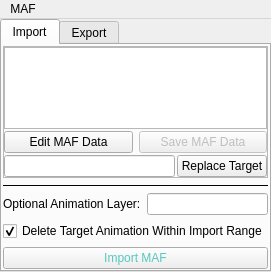
<?xml version="1.0" encoding="UTF-8"?>
<ui version="4.0">
 <class>MAF_Tools</class>
 <widget class="QMainWindow" name="MAF_Tools">
  <property name="geometry">
   <rect>
    <x>0</x>
    <y>0</y>
    <width>250</width>
    <height>272</height>
   </rect>
  </property>
  <property name="focusPolicy">
   <enum>Qt::StrongFocus</enum>
  </property>
  <property name="windowTitle">
   <string>MainWindow</string>
  </property>
  <property name="styleSheet">
   <string notr="true"/>
  </property>
  <widget class="QWidget" name="centralwidget">
   <property name="focusPolicy">
    <enum>Qt::StrongFocus</enum>
   </property>
   <layout class="QGridLayout" name="gridLayout">
    <property name="margin">
     <number>0</number>
    </property>
    <item row="0" column="0">
     <widget class="QTabWidget" name="tabWidget">
      <property name="currentIndex">
       <number>0</number>
      </property>
      <widget class="QWidget" name="importTab">
       <attribute name="title">
        <string>Import</string>
       </attribute>
       <layout class="QGridLayout" name="gridLayout_5">
        <property name="margin">
         <number>1</number>
        </property>
        <item row="0" column="0">
         <layout class="QGridLayout" name="gridLayout_2">
          <property name="spacing">
           <number>6</number>
          </property>
          <item row="2" column="0">
           <layout class="QHBoxLayout" name="horizontalLayout_2">
            <item>
             <widget class="QLabel" name="label">
              <property name="enabled">
               <bool>true</bool>
              </property>
              <property name="text">
               <string>Optional Animation Layer:</string>
              </property>
             </widget>
            </item>
            <item>
             <widget class="QLineEdit" name="targetAnimLayer_lineEdit">
              <property name="enabled">
               <bool>true</bool>
              </property>
             </widget>
            </item>
           </layout>
          </item>
          <item row="3" column="0">
           <widget class="QCheckBox" name="deleteAnim_checkBox">
            <property name="enabled">
             <bool>true</bool>
            </property>
            <property name="text">
             <string>Delete Target Animation Within Import Range</string>
            </property>
            <property name="checked">
             <bool>true</bool>
            </property>
           </widget>
          </item>
          <item row="4" column="0">
           <widget class="QPushButton" name="importAnim_pushButton">
            <property name="sizePolicy">
             <sizepolicy hsizetype="MinimumExpanding" vsizetype="Fixed">
              <horstretch>0</horstretch>
              <verstretch>0</verstretch>
             </sizepolicy>
            </property>
            <property name="styleSheet">
             <string notr="true">QPushButton { color: rgb(85,200,190);}

QPushButton:pressed {background-color: rgb(45,70,80);}</string>
            </property>
            <property name="text">
             <string>Import MAF</string>
            </property>
           </widget>
          </item>
          <item row="1" column="0">
           <widget class="Line" name="line">
            <property name="sizePolicy">
             <sizepolicy hsizetype="Expanding" vsizetype="Fixed">
              <horstretch>0</horstretch>
              <verstretch>0</verstretch>
             </sizepolicy>
            </property>
            <property name="frameShadow">
             <enum>QFrame::Plain</enum>
            </property>
            <property name="orientation">
             <enum>Qt::Horizontal</enum>
            </property>
           </widget>
          </item>
          <item row="0" column="0">
           <widget class="QFrame" name="frame">
            <property name="enabled">
             <bool>true</bool>
            </property>
            <property name="frameShape">
             <enum>QFrame::StyledPanel</enum>
            </property>
            <property name="frameShadow">
             <enum>QFrame::Raised</enum>
            </property>
            <layout class="QVBoxLayout" name="verticalLayout">
             <property name="spacing">
              <number>2</number>
             </property>
             <property name="margin">
              <number>0</number>
             </property>
             <item>
              <layout class="QHBoxLayout" name="horizontalLayout" stretch="0">
               <item>
                <widget class="QListWidget" name="loadedMAF_listWidget">
                 <property name="enabled">
                  <bool>true</bool>
                 </property>
                </widget>
               </item>
              </layout>
             </item>
             <item>
              <layout class="QHBoxLayout" name="horizontalLayout_3">
               <property name="spacing">
                <number>6</number>
               </property>
               <item>
                <widget class="QPushButton" name="loadMAFData_pushButton">
                 <property name="enabled">
                  <bool>true</bool>
                 </property>
                 <property name="text">
                  <string>Edit MAF Data</string>
                 </property>
                </widget>
               </item>
               <item>
                <widget class="QPushButton" name="saveMAFData_pushButton">
                 <property name="enabled">
                  <bool>false</bool>
                 </property>
                 <property name="text">
                  <string>Save MAF Data</string>
                 </property>
                </widget>
               </item>
              </layout>
             </item>
             <item>
              <layout class="QHBoxLayout" name="horizontalLayout_4">
               <item>
                <widget class="QLineEdit" name="replaceMAFData_lineEdit">
                 <property name="enabled">
                  <bool>true</bool>
                 </property>
                 <property name="mouseTracking">
                  <bool>false</bool>
                 </property>
                 <property name="focusPolicy">
                  <enum>Qt::StrongFocus</enum>
                 </property>
                </widget>
               </item>
               <item>
                <widget class="QPushButton" name="replaceMAFData_pushButton">
                 <property name="enabled">
                  <bool>true</bool>
                 </property>
                 <property name="text">
                  <string>Replace Target</string>
                 </property>
                </widget>
               </item>
              </layout>
             </item>
            </layout>
           </widget>
          </item>
         </layout>
        </item>
       </layout>
      </widget>
      <widget class="QWidget" name="exportTab">
       <property name="enabled">
        <bool>true</bool>
       </property>
       <attribute name="title">
        <string>Export</string>
       </attribute>
       <layout class="QGridLayout" name="gridLayout_4">
        <property name="margin">
         <number>1</number>
        </property>
        <item row="0" column="0">
         <layout class="QGridLayout" name="gridLayout_3">
          <item row="0" column="0">
           <widget class="QPushButton" name="curDirContents_pushButton">
            <property name="sizePolicy">
             <sizepolicy hsizetype="Fixed" vsizetype="Fixed">
              <horstretch>0</horstretch>
              <verstretch>0</verstretch>
             </sizepolicy>
            </property>
            <property name="font">
             <font>
              <pointsize>8</pointsize>
              <underline>true</underline>
              <kerning>false</kerning>
             </font>
            </property>
            <property name="styleSheet">
             <string notr="true">QPushButton { color: rgb(80,10,10);}

QPushButton:pressed {background-color: rgb(45,70,80);}</string>
            </property>
            <property name="text">
             <string>Update Directory Listing</string>
            </property>
            <property name="checkable">
             <bool>false</bool>
            </property>
            <property name="flat">
             <bool>true</bool>
            </property>
           </widget>
          </item>
          <item row="1" column="0" colspan="2">
           <widget class="QListWidget" name="curDirContents_listWidget">
            <property name="selectionMode">
             <enum>QAbstractItemView::NoSelection</enum>
            </property>
            <item>
             <property name="text">
              <string>-None-</string>
             </property>
            </item>
           </widget>
          </item>
          <item row="2" column="0">
           <widget class="QLabel" name="label_2">
            <property name="text">
             <string>Append the filename:</string>
            </property>
            <property name="alignment">
             <set>Qt::AlignLeading|Qt::AlignLeft|Qt::AlignVCenter</set>
            </property>
           </widget>
          </item>
          <item row="2" column="1" rowspan="2">
           <widget class="QPushButton" name="exportAnim_pushButton">
            <property name="sizePolicy">
             <sizepolicy hsizetype="MinimumExpanding" vsizetype="Expanding">
              <horstretch>0</horstretch>
              <verstretch>0</verstretch>
             </sizepolicy>
            </property>
            <property name="styleSheet">
             <string notr="true">QPushButton { color: rgb(85,200,190);}

QPushButton:pressed {background-color: rgb(45,70,80);}</string>
            </property>
            <property name="text">
             <string>Export MAF</string>
            </property>
           </widget>
          </item>
          <item row="3" column="0">
           <widget class="QLineEdit" name="fileAppend_lineEdit">
            <property name="sizePolicy">
             <sizepolicy hsizetype="MinimumExpanding" vsizetype="Fixed">
              <horstretch>0</horstretch>
              <verstretch>0</verstretch>
             </sizepolicy>
            </property>
           </widget>
          </item>
          <item row="4" column="0">
           <widget class="QCheckBox" name="worldSpaceBake_checkBox">
            <property name="enabled">
             <bool>false</bool>
            </property>
            <property name="text">
             <string>Bake to World Space</string>
            </property>
           </widget>
          </item>
          <item row="5" column="0" colspan="2">
           <widget class="Line" name="line_2">
            <property name="sizePolicy">
             <sizepolicy hsizetype="Expanding" vsizetype="Fixed">
              <horstretch>0</horstretch>
              <verstretch>0</verstretch>
             </sizepolicy>
            </property>
            <property name="frameShadow">
             <enum>QFrame::Plain</enum>
            </property>
            <property name="orientation">
             <enum>Qt::Horizontal</enum>
            </property>
           </widget>
          </item>
          <item row="6" column="0" colspan="2">
           <widget class="QLabel" name="outputPath_label">
            <property name="sizePolicy">
             <sizepolicy hsizetype="Expanding" vsizetype="Fixed">
              <horstretch>0</horstretch>
              <verstretch>0</verstretch>
             </sizepolicy>
            </property>
            <property name="text">
             <string>Output Path Will Display Here</string>
            </property>
            <property name="openExternalLinks">
             <bool>true</bool>
            </property>
            <property name="textInteractionFlags">
             <set>Qt::LinksAccessibleByMouse|Qt::TextSelectableByMouse</set>
            </property>
           </widget>
          </item>
         </layout>
        </item>
       </layout>
      </widget>
     </widget>
    </item>
   </layout>
  </widget>
  <widget class="QMenuBar" name="menubar">
   <property name="geometry">
    <rect>
     <x>0</x>
     <y>0</y>
     <width>250</width>
     <height>21</height>
    </rect>
   </property>
   <widget class="QMenu" name="menuMAF">
    <property name="title">
     <string>MAF</string>
    </property>
   </widget>
   <addaction name="menuMAF"/>
  </widget>
 </widget>
 <resources/>
 <connections/>
</ui>
